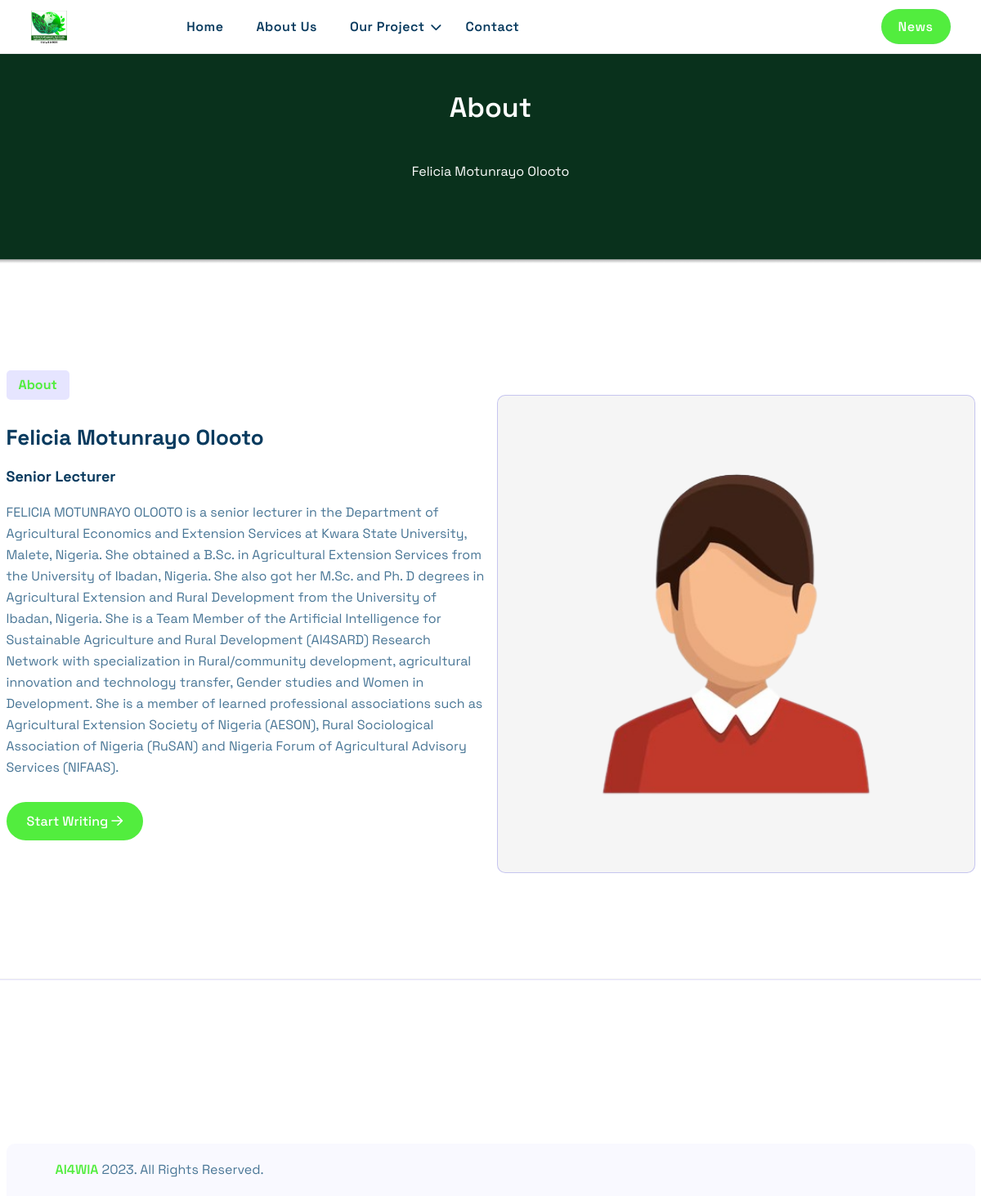
The page /team_details.php?id=6 on the database its author committed.
### tables this page shows
CREATE TABLE `teams` (
  `id` int NOT NULL,
  `name` varchar(200) DEFAULT NULL,
  `position` varchar(200) DEFAULT NULL,
  `bio` mediumtext,
  `image` varchar(1000) DEFAULT NULL,
  `ceated_at` timestamp NOT NULL DEFAULT CURRENT_TIMESTAMP,
  `updated_at` timestamp NOT NULL DEFAULT CURRENT_TIMESTAMP
);

### team_details.php (the view, shortened to what this page needs)
<?php
include 'config/database.php';
$id = $_GET['id'];
$teams = mysqli_query($connect, "SELECT * FROM teams WHERE id = '$id' ");
$team_row = mysqli_fetch_array($teams);
?>
<!DOCTYPE html>
<html lang="en">
<head>
    <link rel="stylesheet preload" href="assets/css/plugins/fontawesome-6.css" as="style">
    <link rel="stylesheet preload" href="assets/css/plugins/unicons.css" as="style">
    <link rel="stylesheet preload" href="assets/css/plugins/swiper.min.css" as="style">
    <link rel="stylesheet preload" href="assets/css/vendor/magnific-popup.css" as="style">
    <link rel="stylesheet preload" href="assets/css/vendor/metismenu.css" as="style">
    <link rel="stylesheet preload" href="assets/css/vendor/bootstrap.min.css" as="style">
    <link rel="stylesheet preload" href="assets/css/style.css" as="style">
</head>
<body class="inner-page">
    <?php
    include 'layout/menu.php';
    ?>
    <div class="rts-bread-crumb-area bg_image">
        <div class="container">
            <div class="row">
                <div class="col-lg-12">
                    <div class="breadcrumb-inne">
                        <div class="title-area">
                            <h1 class="bread-title">About</h1>
                            <div class="inner-wrapper">
                                <span> <?php echo $team_row['name']; ?> </span>
                            </div>
                        </div>
                    </div>
                </div>
            </div>
        </div>
    </div>
    <div class="use-case-details-area rts-section-gapTop">
        <div class="container section-seperatorBottom rts-section-gapBottom">
            <div class="row">
                <div class="col-lg-6">
                    <div class="title-left-area">
                        <span class="pre-title-bg">About</span>
                        <h4 class="title">
                        <?php echo $team_row['name']; ?>
                        </h4><h6><?php echo $team_row['position']; ?></h6>
                        <p class="disc">
                        <?php echo $team_row['bio']; ?>
                        </p>
                        <a href="#" class="rts-btn btn-primary">Start Writing <i class="fa-regular fa-arrow-right"></i></a>
                    </div>
                </div>
                <div class="col-lg-6 mt_md--50 mt_sm--50 ">
                    <div class="thumbnail-case-top mt-5">
                        <?php  if($team_row['image'] == null) {
                            echo '<img src="assets/images/team/placeholder.png" alt="team">';
                           }else{
                            $image = $team_row['image'];
                            echo '<img src="assets/images/team/'.$image.'" alt="team">';
                           } ?>
                    </div>
                </div>
            </div>
        </div>
    </div>
    <?php
    include 'layout/footer.php';
    ?>
</body>
</html>

### rows shown on the page
teams: name "Felicia Motunrayo Olooto", position "Senior Lecturer", bio "FELICIA MOTUNRAYO OLOOTO is a senior lecturer in the Department of Agricultural Economics and Extension Services at Kwara State University, Malete, Nigeria. She obtained a B.Sc. in Agricultural Extension Services from the University of Ibadan, Nigeria. She also got her M.Sc. and Ph. D degrees in Agricultural Extension and Rural Development from the University of Ibadan, Nigeria. She is a Team Member of the Artificial Intelligence for Sustainable Agriculture and Rural Development (AI4SARD) Research Network with specialization in Rural/community development, agricultural innovation and technology transfer, Gender studies and Women in Development. She is a member of learned professional…"
